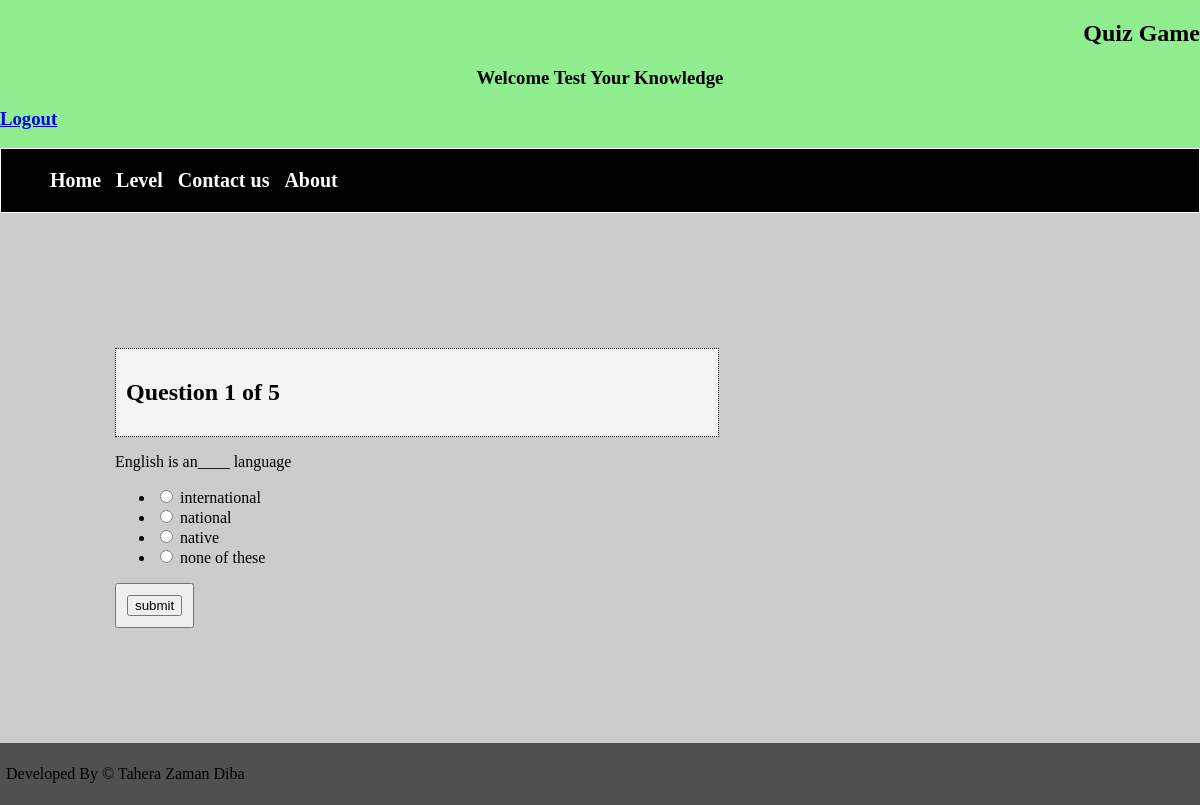
Page /Quiz/start_eng_scl.php?n=1 on the committed database.
### tables this page shows
CREATE TABLE `question_school_eng` (
  `question_number` int(11) NOT NULL,
  `question_text` varchar(250) NOT NULL
);

CREATE TABLE `answer_scl_eng_option` (
  `id` int(11) NOT NULL,
  `question_number` int(11) NOT NULL,
  `is_correct` tinyint(1) NOT NULL DEFAULT 0,
  `answer_option` varchar(200) NOT NULL
);

### Quiz/start_eng_scl.php (the view, shortened to what this page needs)
<?php
	include("connection.php");
?>
<?php
	$number = $_GET['n'];
	$query = "SELECT * FROM question_school_eng WHERE question_number = $number";
	$result = mysqli_query($conn, $query);
	$question = mysqli_fetch_assoc($result);
	$query = "SELECT * FROM answer_scl_eng_option WHERE question_number = $number";
	$choice = mysqli_query($conn, $query);
	$query = "SELECT * FROM question_school_eng";
	$total_questions = mysqli_num_rows(mysqli_query($conn,$query));
?>
<!DOCTYPE HTML>
<html>
	<head>
		<link href="style.css" rel="stylesheet">
	</head>
	<div class="head">
		<h2 style="color: Black;"> Quiz Game </h2>
		<h3 style="color: Black; text-align: center;"> Welcome <?php echo $_SESSION['name']; ?> Test Your Knowledge</h3>
		<div class="loginfo">
			<h3 ><a href="user_logout.php">Logout</a>
		</div>
	</div>
	<div class="menu">
		<ul>
			<li><a href="Home.php">Home</a></li>
			<li class="dropdown">
				<a href="javascript:void(0)" class="dropbtn">Level</a>
			</li>
			<li><a href="user_contact_us.php">Contact us</a></li>
			<li><a href="about.php">About</a></li>
		</ul>
	</div>
	<body>
		<div style="background-color: #ccc; padding: 115px;">
			<div style="padding: 10px; border: #000 dotted 1px; margin: 20px 0 10px 0; width: 60%; background: #f4f4f4;">
				<h2> Question <?php echo $number; ?> of <?php echo $total_questions; ?> </h2>
			</div>
			<p> <?php echo $question['question_text']; ?> </p>
			<form method="POST" action="process_eng_scl.php">
				<ul>
					<?php while($row=mysqli_fetch_assoc($choice)) { ?>
					<li> <input type="radio" name="choice" value="<?php echo $row['id']; ?>"> <?php echo $row['answer_option']; ?> </li>
					<?php } ?>
				</ul>
				<button style="padding: 10px;"> <input type="submit" name="submit" value="submit"> </button>
			</form>
		</div>
		<div class="foter">
			<p> Developed By <font color="Black"> &copy Tahera Zaman Diba </font> </p>
		</div>
	</body>
</html>

### Quiz/style.css (style rules this page uses)
body { background-color: lightgreen; margin: 0; }
.head { background-color: lightgreen; min-width:300px; text-align: right; }
.loginfo { background-color: lightgreen; text-align: left; }
.menu { margin-top: 0.1%; background-color: black; width : auto; height: auto; display: block; border: 0.1px solid white; text-align: center; }
.menu ul { list-style-type: none; overflow: hidden; }
.menu ul li { float: left; display: inline; border-right: 3px solid #000; }
.menu ul li:first-child { border-left: 3px solid #000; }
.menu ul li a { color: white; text-decoration: none; background: none; font-size: 20px; font-weight: bold; display: block; text-align: left; padding: 4px 6px; }
li.dropdown { display: inline-block; }
.foter { overflow: hidden; background-color: #505050; text-align: left; padding: 6px; min-width: 300px; }

### rows in the picture
question_school_eng: question_text "English is an____ language"
answer_scl_eng_option: answer_option "international"
answer_scl_eng_option: answer_option "national"
answer_scl_eng_option: answer_option "native"
answer_scl_eng_option: answer_option "none of these"

### other values in the picture
$number "1"
$total_questions "5"
